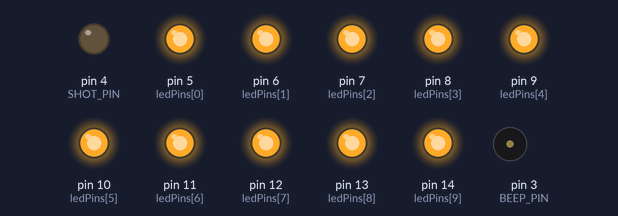
This sketch was run on a simulated Arduino Uno, built with avr-gcc and run on an emulated ATmega328P. Parts: output pins drawn as LEDs (lit = HIGH), buzzer (waves = sounding, pin HIGH).

Above: at 0.1 s.
At 0.7 s:
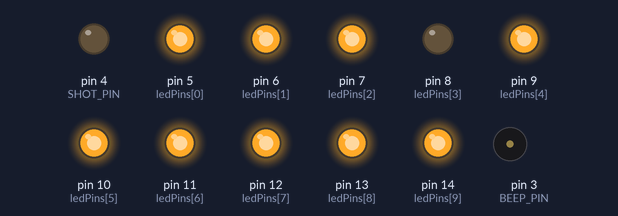
At 1.1 s:
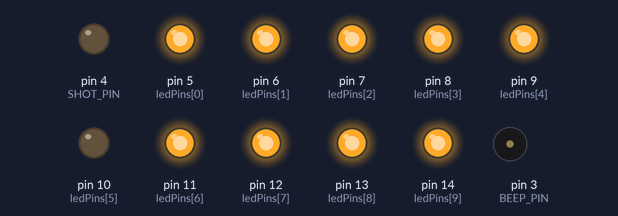
At 2.1 s:
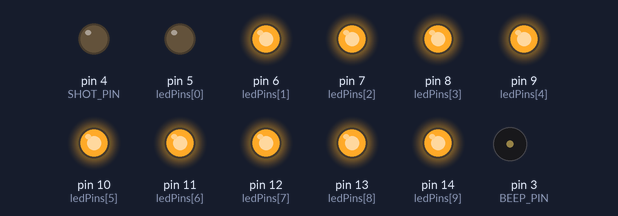
At 3.3 s:
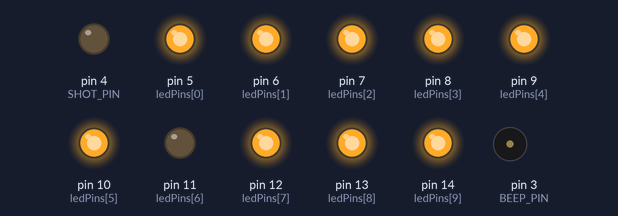
At 4.3 s:
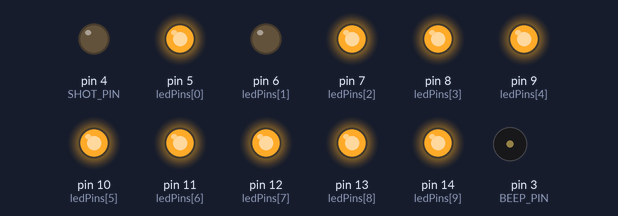
Timing chart, 0 to 4.6 s (numbered marks = the images above):
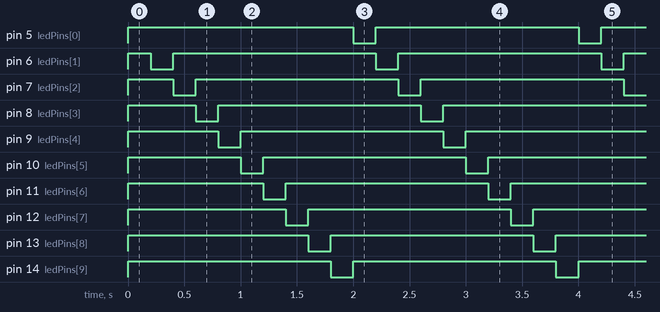

The sketch:

Remote-Relay-Get.ino
```cpp
#include <RCSwitch.h>

#define BEEP_PIN 3
#define SHOT_PIN 4

#define BUTTON_PRESS_DELAY 500
#define AFTER_SHOT_DELAY 2000
#define BEEP_TONE 5000
#define BEEP_DELAY 100  //max 1000
#define FINAL_BEEP_DELAY 600
#define LED_DELAY 200
#define INVERSED_LED false

RCSwitch radio = RCSwitch();
byte key = 0b110011;
byte ledPins[] = { 5, 6, 7, 8, 9, 10, 11, 12, 13, 14 };
byte ledCount = 0;
unsigned long ledPrevMs = 0;
struct {
  unsigned soundEnable : 1;
  unsigned shotDelay : 5;
  unsigned key : 6;
} radioData;

void setup() {
  radio.enableReceive(0);  // Receiver on interrupt 0 => that is pin #2
  pinMode(BEEP_PIN, OUTPUT);
  pinMode(SHOT_PIN, OUTPUT);
  for (byte i = 0; i < sizeof(ledPins); i++) {
    pinMode(ledPins[i], OUTPUT);
  }
  offAllLeds();
}

void loop() {
  spinLeds();
  if (radio.available()) {
    if (radio.getReceivedBitlength() == 12) {
      int value = radio.getReceivedValue();
      radioData.soundEnable = value & 0x01;
      radioData.shotDelay = (value >> 1) & 0x1F;
      radioData.key = (value >> 6) & 0x3F;

      if (radioData.key == key) {
        shot(radioData.shotDelay, radioData.soundEnable);
        delay(AFTER_SHOT_DELAY);
      }
    }
    radio.resetAvailable();
  }
}

void shot(byte shotDelay, bool soundEnable) {
  if (soundEnable) {
    for (byte i = 0; i < shotDelay; i++) {
      ledTimer(shotDelay - i);
      beep(BEEP_DELAY);
      delay(1000 - BEEP_DELAY);
    }
    offAllLeds();
    beep(FINAL_BEEP_DELAY);
  } else {
    delay(1000 * shotDelay);
  }
  digitalWrite(SHOT_PIN, HIGH);
  delay(BUTTON_PRESS_DELAY);
  digitalWrite(SHOT_PIN, LOW);
}

void beep(unsigned int delayMs) {
  tone(BEEP_PIN, BEEP_TONE);
  delay(delayMs);
  noTone(BEEP_PIN);
}

void spinLeds() {
  unsigned long currentMs = millis();
  if (currentMs - ledPrevMs >= LED_DELAY) {
    ledPrevMs = currentMs;
    turnLed(ledCount, true);
    ledCount++;
    if (ledCount > sizeof(ledPins) - 1) {
      ledCount = 0;
    }
    turnLed(ledCount, false);
  }
}

void ledTimer(byte count) {
  offAllLeds();
  if (count > sizeof(ledPins)) {
    count = sizeof(ledPins);
  }
  for (byte i = 0; i < count; i++) {
    turnLed(i, false);
  }
}

void offAllLeds() {
  for (byte i = 0; i < sizeof(ledPins); i++) {
    turnLed(i, true);
  }
}

void turnLed(byte led, bool enabled) {
  if (INVERSED_LED) {
    enabled = !enabled;
  }
  if (enabled) {
    digitalWrite(ledPins[led], HIGH);
  } else {
    digitalWrite(ledPins[led], LOW);
  }
}
```

Measured:
- by itself, pin 5 (ledPins[0]), pin 6 (ledPins[1]), pin 7 (ledPins[2]), pin 8 (ledPins[3]), pin 9 (ledPins[4]), pin 10 (ledPins[5]), pin 11 (ledPins[6]), pin 12 (ledPins[7]), pin 13 (ledPins[8]), pin 14 (ledPins[9]): alternates HIGH for 1.8 s and LOW for 0.20 s
- by itself, everything shown: repeats every 2.0 s, in 10 steps
